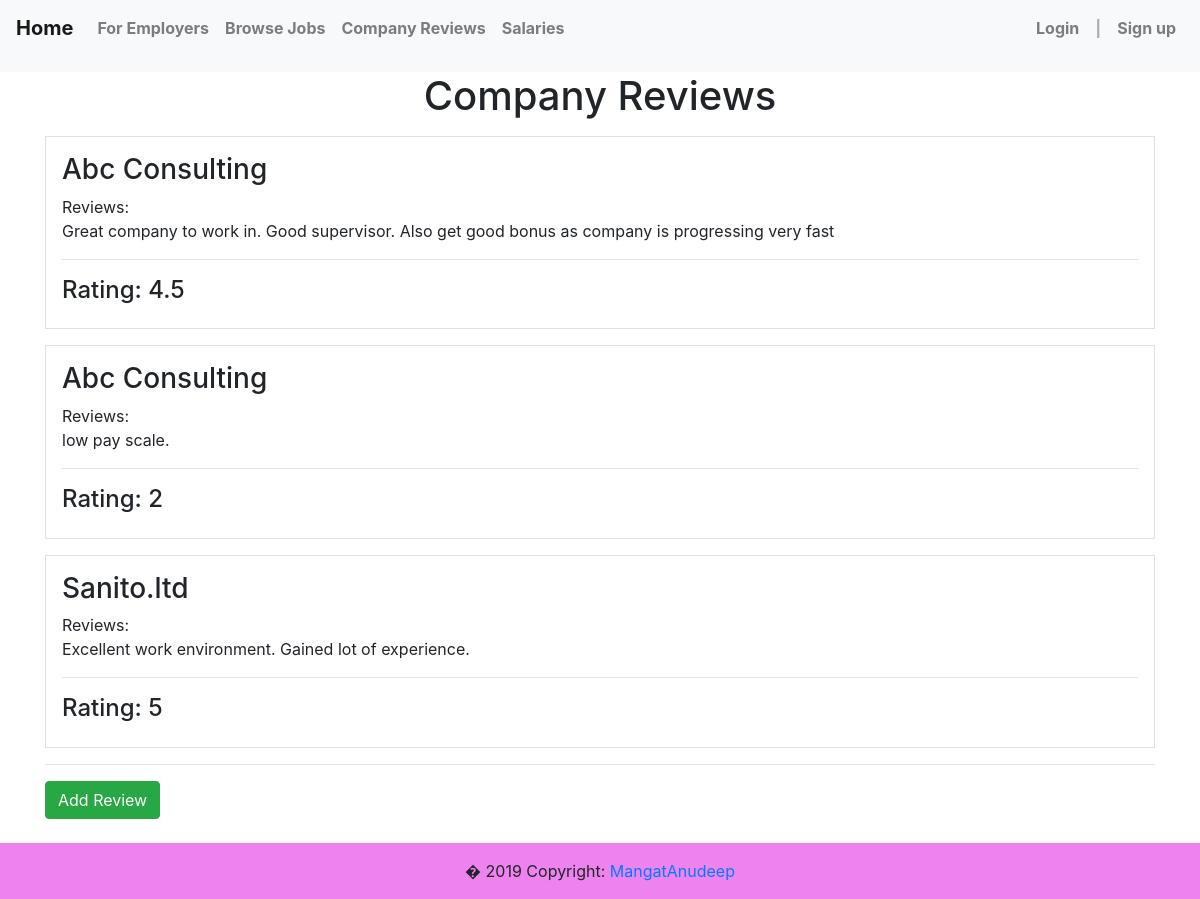
Page /html/employer/review.php on the committed database.
### tables this page shows
CREATE TABLE `company_reviews` (
  `id` int(11) NOT NULL,
  `company_id` int(11) NOT NULL,
  `reviews` text NOT NULL,
  `rating` float NOT NULL
);

CREATE TABLE `company` (
  `id` int(11) NOT NULL,
  `name` varchar(25) NOT NULL,
  `address_id` int(11) NOT NULL,
  `email` varchar(25) NOT NULL,
  `phone` varchar(12) NOT NULL,
  `create_date` datetime NOT NULL,
  `update_date` datetime NOT NULL DEFAULT current_timestamp(),
  `type_id` int(11) NOT NULL,
  `is_active` tinyint(1) NOT NULL DEFAULT 1
);

### html/employer/review.php (the view, shortened to what this page needs)
<!DOCTYPE html>
<html lang="en">
<head>
</head>
<div id="header"></div>
<body>
<h1 style="text-align:center;">Company Reviews </h1>
<?php
$conn = connect_db();
show_reviews($conn);
function show_reviews($conn)
{
show_reviews_table($conn);
}
function show_reviews_table($conn)
{
    $query = "SELECT c.name,cr.reviews,cr.rating FROM `company_reviews` cr
              INNER JOIN `company` c ON cr.company_id = c.id
              ORDER BY c.name;
              ";
    $result = $conn->query($query);
    if ($result->num_rows > 0) {
        while ($row = $result->fetch_assoc())
        {
        $company_name = $row['name'];
        $review = $row['reviews'];
        $rating = $row['rating'];
echo <<<_END
<div class="container mt-3">
    <div class="media border p-3">
    <div class="media-body">
     <h3>{$company_name}</h3>
        Reviews: <p> {$review} </p> <hr>
         <h4> Rating: {$rating} <h4>
         </div>
  </div>
</div>
_END;
      }
    }
    return;
}
?>
<div class="container">
<hr>
 <a href="#" class="btn btn-success" role="button">Add Review</a>
</div>
<div id="footer"></div>
</html>

### rows in the picture
company_reviews: company.name "Abc Consulting", reviews "Great company to work in. Good supervisor. Also get good bonus as company is progressing very fast", rating "4.5"
company_reviews: company.name "Abc Consulting", reviews "low pay scale.", rating "2"
company_reviews: company.name "Sanito.ltd", reviews "Excellent work environment. Gained lot of experience.", rating "5"
